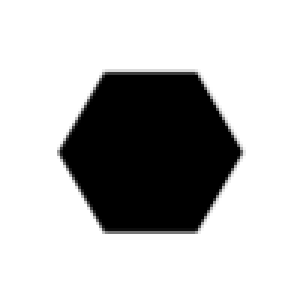
#> input picture Projects/Interactive_2D_Heat_Equation/shapes/project_hexagon.png, 100 x 100 px, found by its file name (shown 3 times larger)
$ python heat_methods.py
#> lines starting #> are read from the running program, lines starting #| are printed output that depends on the picture; after the words box and inside, x2 and y2 are one past the last pixel; in counts of white or black regions, pixels touching at a corner belong together
#!/usr/bin/env python3

import numpy as np
import matplotlib.pyplot as plt
import matplotlib.animation as animation
from matplotlib.animation import FuncAnimation
from PIL import Image
from numba import jit


#class for generating heat system
#######################################################################################################33
class heat_system(object):
	def __init__(self, runtime , rate, l , top , right , bottom, left, bk_tp, ob_tp, bk_temp, ob_temp, dt=1, x_size=1 ):
		self.runtime = runtime
		self.rate = rate
		self.grid = l
		self.top = top
		self.right = right
		self.bottom = bottom
		self.left = left
		self.bk_tp = bk_tp
		self.ob_tp = ob_tp
		self.bk_temp = bk_temp
		self.ob_temp = ob_temp
		#Assumes that there is no object unless defined with get_shape()
		self.is_ob = np.zeros((self.grid,self.grid),dtype=bool)
		self.dt = dt
		self.x_size = x_size
		self.dx = self.x_size / self.grid


#Define shape array ##SHAPE MUST BE DEFINED BEFORE init_sys() to set object temp
	def get_shape(self, pathtoshape):
#> called with pathtoshape = './shapes/project_hexagon.png'
		im = np.mean(np.array(Image.open(pathtoshape)),axis=2)
		is_ob = im<10
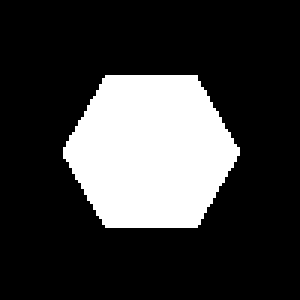
#> is_ob: shape (100, 100) bool (shown 3 times larger); 23% white; 1 white region, box (x1, y1, x2, y2) and area: (21, 25, 80, 76) 2301
		if len(is_ob)==len(is_ob[0]): #check pixels are square
			if not (self.grid%len(is_ob)): #check grid is evenly divisible by shape
				scale = self.grid // len(is_ob)
#> scale = 1
				is_ob = np.repeat(np.repeat(is_ob,scale,axis=0),scale,axis=1)
				self.is_ob = is_ob


#initialize pixels for simulation
	def init_sys(self):
		frames = self.runtime // self.rate
		gtot = np.zeros((frames , self.grid , self.grid))

		#set background temp
		gtot[0] = self.bk_temp

		#set object temperature
		gtot[0][self.is_ob==1] = self.ob_temp

		#set edges
		gtot[0,:,0] = self.left
		gtot[0,:,-1] = self.right
		gtot[0,0,:] = self.top
		gtot[0,-1,:] = self.bottom

		return gtot

########TEST FUNCTIONS
########Return True for pass, False for fail

#Run a stability test for system given specified tp
	def tp_test(self, tp):
		check = (self.dx**2) / (4*tp)
		if self.dt <= check:
			return True
		else:
			return False

#tests input resolution
#must be multiple of 100
	def res_test(self):
		return not self.grid % 100

#tests input framerate and runtime
#framerate must be factor of runtime and less than runtime
	def rate_test(self):
		return not self.runtime%self.rate

#tests gtot size
#makes sure resulting array is not too large
	def size_test(self):
		max_npsize= 7.5e7
		return max_npsize > ((self.runtime//self.rate)*self.grid*self.grid)

################################################################################################################
#end of system class

#Simulation functions
################################################################################################################

#Calculate all frames of simulation
@jit
def heat_jump(gtot, dt , dx , bk_tp, runtime, rate, ob_tp, is_ob):
	g = gtot[0].copy()
	l = len(g[0])
	t=0
	f=0
	bk_alph = (bk_tp*dt)/dx**2
	ob_alph = (ob_tp*dt)/dx**2
	for t in range(1,runtime):
		ng = g.copy()
		for i in range(1 ,l-1):
			for j in range(1,l-1):
				if is_ob[j][i]:
					ng[j][i] = g[j][i] + (ob_alph)*(g[j+1][i] + g[j-1][i] + g[j][i+1]+g[j][i-1] - 4*g[j][i])
					pass
				else:
					ng[j][i] = g[j][i] + (bk_alph)*(g[j+1][i] + g[j-1][i] + g[j][i+1]+g[j][i-1] - 4*g[j][i])

		g = ng.copy()
		if t % rate ==0:
			f+=1
			gtot[f] = g

	return gtot


#Calculate next frame of simulation
@jit
def heat_step(g, dt , dx , bk_tp, ob_tp, is_ob):
	l = len(g[0])
	ng = g.copy()
	bk_alph = (bk_tp*dt)/dx**2
	ob_alph = (ob_tp*dt)/dx**2
	for i in range(1 ,l-1):
		for j in range(1,l-1):
			if is_ob[j][i]:
				ng[j][i] = g[j][i] + (ob_alph)*(g[j+1][i] + g[j-1][i] + g[j][i+1]+g[j][i-1] - 4*g[j][i])
			else:
				ng[j][i] = g[j][i] + (bk_alph)*(g[j+1][i] + g[j-1][i] + g[j][i+1]+g[j][i-1] - 4*g[j][i])
	g = ng.copy()
	return g


#Create surface plot and colormap of final sim state
def doub_plot(gtot, x_size, grid, is_ob):
#> called with gtot = array of shape (200, 100, 100), x_size = 1, grid = 100
	frames = len(gtot)
#> frames = 200
	gx = np.linspace(0, x_size , grid)
	gy = np.linspace(0, x_size , grid)
	gx , gy = np.meshgrid(gx, gy)

	f1 = plt.figure(figsize = (15,5))
	ax1 = f1.add_subplot(131,projection='3d')
	ax1.plot_surface(gx, gy, gtot[frames-1], cmap='inferno')
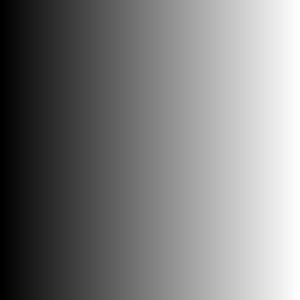
#> gx: shape (100, 100) float64 (shown 3 times larger); min 0, max 1, mean 0.5
	ax2 = f1.add_subplot(132)
	a = ax2.imshow(gtot[frames-1] , cmap='inferno', extent=[0,l,0,l])
	f1.colorbar(a, ax=ax2)
	ax3 = f1.add_subplot(133)
	ax3.plot(np.linspace(0,frames-1,frames),np.array([g[is_ob].mean() for g in gtot]))
	f1.show()
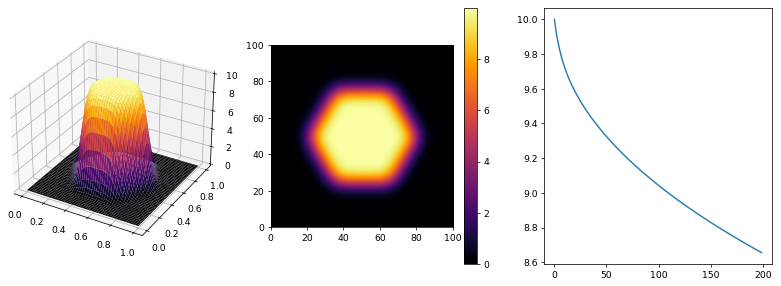
#> figure drawn by matplotlib, 4 panels; panel 4: curve peaks at x = 0, y = 10


# Create colormap animation of system
def anim_plot(gtot):
	f = plt.figure(figsize = (5,5))
	ax = f.add_subplot(111)
	a = ax.imshow(gtot[0] , cmap='inferno', extent=[0,l,0,l])
	f.colorbar(a, ax=ax)

	def update(i):
		a.set_data(gtot[i,:,:])
		return a,

	ani = animation.FuncAnimation(f,update,frames=len(gtot), interval=10, blit=True)
	f.show()
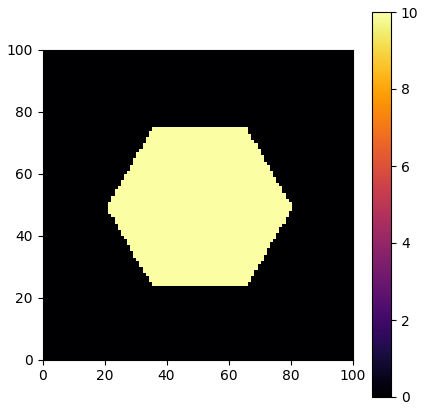
#> figure drawn by matplotlib, 2 panels
	input('Press <enter> to continue')
	return ani


#########################################################################################
#End of simulation functions

#########################################################################################
#Start Simulation

runtime = 1000
rate = 5
l = 100
top = 0
right = 0
bottom = 0
left = 0
bk_tp = 0.000001
ob_tp = 0.000001
bk_temp = 0
ob_temp = 10


heat_system = heat_system( runtime , rate, l , top , right , bottom, left, bk_tp, ob_tp, bk_temp, ob_temp)

heat_system.get_shape('./shapes/project_hexagon.png')

gtot = heat_system.init_sys()

print('Background stability Check')
if heat_system.tp_test(bk_tp):
	print('Background stable!')
else:
	print('Background unstable!')

print('Object stability Check')
if heat_system.tp_test(ob_tp):
	print('Object stable!')
else:
	print('Object unstable!')


print('Loading ...\nPlease wait')


gtot = heat_jump(gtot, heat_system.dt, heat_system.dx, heat_system.bk_tp, heat_system.runtime, heat_system.rate, heat_system.ob_tp , heat_system.is_ob )

print('Printing final state!')

doub_plot(gtot, heat_system.x_size, heat_system.grid, heat_system.is_ob)

input('Press <enter> to continue to animation\n')

ani = anim_plot(gtot)


input('Press <enter> to exit ...')
